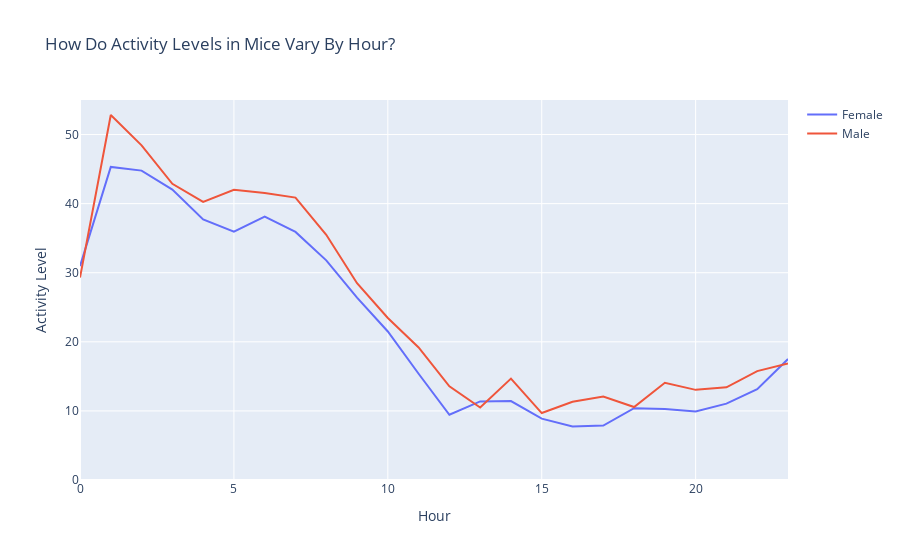

Source (notebook cell):
### Code cell
# Group data by 12 hours periods of lights off and lights on
fem_act_nights_days = fem_act.groupby(fem_act.index // 720).mean()
male_act_nights_days = male_act.groupby(male_act.index // 720).mean()

# Group data into dataframes for night averages and day averages
fem_act_nightly = fem_act_nights_days.iloc[::2].reset_index().drop('index', axis=1)
fem_act_daily = fem_act_nights_days.iloc[1::2].reset_index().drop('index', axis=1)
male_act_nightly = male_act_nights_days.iloc[::2].reset_index().drop('index', axis=1)
male_act_daily = male_act_nights_days.iloc[1::2].reset_index().drop('index', axis=1)

# Group data by hour (total 336 hours)
fem_act_hourly = fem_act.groupby(fem_act.index // 60).mean()
male_act_hourly = male_act.groupby(male_act.index // 60).mean()

# Group data into 24 hour periods
df1 = pd.concat([fem_act_nightly, fem_act_daily])
fem_act_24hrs = df1.groupby(level=0).mean()
df2 = pd.concat([male_act_nightly, male_act_daily])
male_act_24hrs = df2.groupby(level=0).mean()

# Group data into tables for activity at night and activity during day
avg_fem_act_nightly_by_night = fem_act_nightly.mean(axis=1).to_frame(name='Activity')
avg_fem_act_daily_by_day = fem_act_daily.mean(axis=1).to_frame(name='Activity')
avg_male_act_nightly_by_night = male_act_nightly.mean(axis=1).to_frame(name='Activity')
avg_male_act_daily_by_day = male_act_daily.mean(axis=1).to_frame(name='Activity')

# Combine male and female activity data to get tables for all mice
df3 = pd.concat([avg_fem_act_nightly_by_night, avg_male_act_nightly_by_night])
all_mice_act_nightly = df3.groupby(level=0).mean()
df4 = pd.concat([avg_fem_act_daily_by_day, avg_male_act_daily_by_day])
all_mice_act_daily = df4.groupby(level=0).mean()

# Create tables to show average activity for each mouse over a 24 hour period
df_dict = {n: fem_act_hourly.iloc[n:n+24, :].reset_index().drop('index', axis=1) for n in range(0, len(fem_act_hourly), 24)}
df6 = pd.concat([df_dict[0], df_dict[24], df_dict[48], df_dict[72], df_dict[96], df_dict[120], df_dict[144], df_dict[168], df_dict[192], df_dict[216], df_dict[240], df_dict[264], df_dict[288], df_dict[312]])
fem_act_by_hour = df6.groupby(level=0).mean()
df2_dict = {n: male_act_hourly.iloc[n:n+24, :].reset_index().drop('index', axis=1) for n in range(0, len(male_act_hourly), 24)}
df7 = pd.concat([df2_dict[0], df2_dict[24], df2_dict[48], df2_dict[72], df2_dict[96], df2_dict[120], df2_dict[144], df2_dict[168], df2_dict[192], df2_dict[216], df2_dict[240], df2_dict[264], df2_dict[288], df2_dict[312]])
male_act_by_hour = df7.groupby(level=0).mean()
avg_fem_act_by_hour = fem_act_by_hour.mean(axis=1).to_frame(name='Activity')
avg_male_act_by_hour = male_act_by_hour.mean(axis=1).to_frame(name='Activity')


# # How Do Daily Activity Levels Vary Between Male and Female Mice
# fig = go.Figure()
# fig.add_trace(go.Scatter(
#     x=male_act_24hrs.mean(axis=1).to_frame(name='Activity').index,
#     y=male_act_24hrs.mean(axis=1).to_frame(name='Activity')['Activity'],
#     name='Male Mice'
# ))
# fig.add_trace(go.Scatter(
#     x=fem_act_24hrs.mean(axis=1).to_frame(name='Activity').index,
#     y=fem_act_24hrs.mean(axis=1).to_frame(name='Activity')['Activity'],
#     name='Female Mice'
# ))
# fig.update_layout(title = 'How Do Daily Activity Levels Vary Between Male and Female Mice?', yaxis_range=[0,30],
#         yaxis_title = 'Activity Level', xaxis=dict(tickmode='array',
#         tickvals=[0, 1, 2, 3, 4, 5, 6, 7, 8, 9, 10, 11, 12, 13],  # Values where ticks will be placed
#         ticktext=[1, 2, 3, 4, 5, 6, 7, 8, 9, 10, 11, 12, 13, 14],  # Corresponding labels for the ticks
#         title = 'Day'
#     ))
# fig.show()


# # How Do Activity Levels in Mice Differ During the Day and Night
# fig2 = go.Figure()
# fig2.add_trace(go.Scatter(
#     x=all_mice_act_nightly.index,
#     y=all_mice_act_nightly['Activity'],
#     name = 'Night'
# ))
# fig2.add_trace(go.Scatter(
#     x=all_mice_act_daily.index,
#     y=all_mice_act_daily['Activity'],
#     name = 'Day'
# ))
# fig2.update_layout(title = 'How Do Activity Levels in Mice Differ During the Day and Night?<br><sup>Average Daily and Nightly Activity Levels Taken from 26 Mice Over a 2 Week Period</sup>', yaxis_range=[0,40],
#         yaxis_title = 'Activity Level', xaxis=dict(tickmode='array',
#         tickvals=[0, 1, 2, 3, 4, 5, 6, 7, 8, 9, 10, 11, 12, 13],  # Values where ticks will be placed
#         ticktext=[1, 2, 3, 4, 5, 6, 7, 8, 9, 10, 11, 12, 13, 14],  # Corresponding labels for the ticks
#         title = 'Day'
#     ))
# fig2.show()



# How Do Daily Activity Levels in Mice Vary By Hour
fig3 = go.Figure()
fig3.add_trace(go.Scatter(
    x=avg_fem_act_by_hour.index,
    y=avg_fem_act_by_hour['Activity'],
    name = 'Female'
))
fig3.add_trace(go.Scatter(
    x=avg_male_act_by_hour.index,
    y=avg_male_act_by_hour['Activity'],
    name = 'Male'
))
fig3.update_layout(title = 'How Do Activity Levels in Mice Vary By Hour?<br><sup></sup>',
        yaxis_range=[0,55],
        yaxis_title = 'Activity Level', xaxis=dict(tickmode='array',
        #tickvals=[0, 1, 2, 3, 4, 5, 6, 7, 8, 9, 10, 11, 12, 13],  # Values where ticks will be placed
        #ticktext=[1, 2, 3, 4, 5, 6, 7, 8, 9, 10, 11, 12, 13, 14],  # Corresponding labels for the ticks
        title = 'Hour'
    ))
fig3.show()

### Figure 1 — Plotly figure (JSON) as saved in the notebook; plotly's stock layout.template omitted (floating-point values rounded to 4 significant figures)
{"data": [{"name": "Female", "type": "scatter", "x": [0, 1, 2, 3, 4, 5, 6, 7, 8, 9, 10, 11, 12, 13, 14, 15, 16, 17, 18, 19, 20, 21, 22, 23], "y": [30.96, 45.31, 44.78, 42.03, 37.7, 35.93, 38.12, 35.91, 31.79, 26.4, 21.5, 15.38, 9.444, 11.38, 11.42, 8.887, 7.732, 7.882, 10.4, 10.28, 9.923, 11.06, 13.14, 17.5]}, {"name": "Male", "type": "scatter", "x": [0, 1, 2, 3, 4, 5, 6, 7, 8, 9, 10, 11, 12, 13, 14, 15, 16, 17, 18, 19, 20, 21, 22, 23], "y": [29.29, 52.83, 48.44, 42.88, 40.25, 41.99, 41.53, 40.87, 35.49, 28.49, 23.45, 19.18, 13.56, 10.48, 14.67, 9.69, 11.33, 12.09, 10.56, 14.08, 13.05, 13.42, 15.76, 16.88]}], "layout": {"title": {"text": "How Do Activity Levels in Mice Vary By Hour?<br><sup></sup>"}, "xaxis": {"tickmode": "array", "title": {"text": "Hour"}}, "yaxis": {"range": [0, 55], "title": {"text": "Activity Level"}}}}
